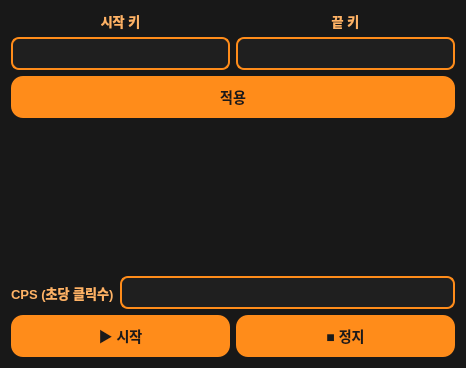
<?xml version="1.0" encoding="UTF-8"?>
<ui version="4.0">
 <class>Form</class>
 <widget class="QWidget" name="Form">
  <property name="geometry">
   <rect>
    <x>0</x>
    <y>0</y>
    <width>466</width>
    <height>368</height>
   </rect>
  </property>
  <property name="windowTitle">
   <string>Auto Clicker</string>
  </property>
  <property name="styleSheet">
   <string>
    QWidget {
        background-color: #181818;
        color: #f2f2f2;
        font-size: 13px;
    }

    QLabel {
        color: #ffb366;
        font-weight: bold;
    }

    QLineEdit {
        background-color: #1f1f1f;
        border: 2px solid #ff8c1a;
        border-radius: 8px;
        padding: 6px;
        color: #ffffff;
    }

    QLineEdit:hover {
        border-color: #ffa94d;
    }

    QLineEdit:focus {
        border-color: #ff6f00;
        background-color: #242424;
    }

    QPushButton {
        background-color: #ff8c1a;
        color: #1a1a1a;
        border: none;
        border-radius: 12px;
        padding: 10px 18px;
        font-size: 14px;
        font-weight: bold;
    }

    QPushButton:hover {
        background-color: #ffa94d;
    }

    QPushButton:pressed {
        background-color: #e67300;
    }
   </string>
  </property>
  <layout class="QVBoxLayout" name="verticalLayout_3" stretch="0,0,0,1,0">
   <item>
    <layout class="QHBoxLayout" name="horizontalLayout_3">
     <item>
      <layout class="QVBoxLayout" name="verticalLayout">
       <item>
        <widget class="QLabel" name="label_2">
         <property name="text">
          <string>&lt;p align=&quot;center&quot;&gt;시작 키&lt;/p&gt;</string>
         </property>
        </widget>
       </item>
       <item>
        <widget class="QLineEdit" name="startkey"/>
       </item>
      </layout>
     </item>
     <item>
      <layout class="QVBoxLayout" name="verticalLayout_2">
       <item>
        <widget class="QLabel" name="label_3">
         <property name="text">
          <string>&lt;p align=&quot;center&quot;&gt;끝 키&lt;/p&gt;</string>
         </property>
        </widget>
       </item>
       <item>
        <widget class="QLineEdit" name="stopkey"/>
       </item>
      </layout>
     </item>
    </layout>
   </item>
   <item>
    <widget class="QPushButton" name="enter">
     <property name="text">
      <string>적용</string>
     </property>
    </widget>
   </item>
   <item>
    <spacer name="verticalSpacer">
     <property name="orientation">
      <enum>Qt::Orientation::Vertical</enum>
     </property>
     <property name="sizeHint" stdset="0">
      <size>
       <width>20</width>
       <height>40</height>
      </size>
     </property>
    </spacer>
   </item>
   <item>
    <layout class="QHBoxLayout" name="horizontalLayout_2">
     <item>
      <widget class="QLabel" name="label">
       <property name="text">
        <string>CPS (초당 클릭수)</string>
       </property>
      </widget>
     </item>
     <item>
      <widget class="QLineEdit" name="cps"/>
     </item>
    </layout>
   </item>
   <item>
    <layout class="QHBoxLayout" name="horizontalLayout">
     <item>
      <widget class="QPushButton" name="start">
       <property name="text">
        <string>▶ 시작</string>
       </property>
      </widget>
     </item>
     <item>
      <widget class="QPushButton" name="stop">
       <property name="text">
        <string>■ 정지</string>
       </property>
      </widget>
     </item>
    </layout>
   </item>
  </layout>
 </widget>
 <resources/>
 <connections/>
</ui>
